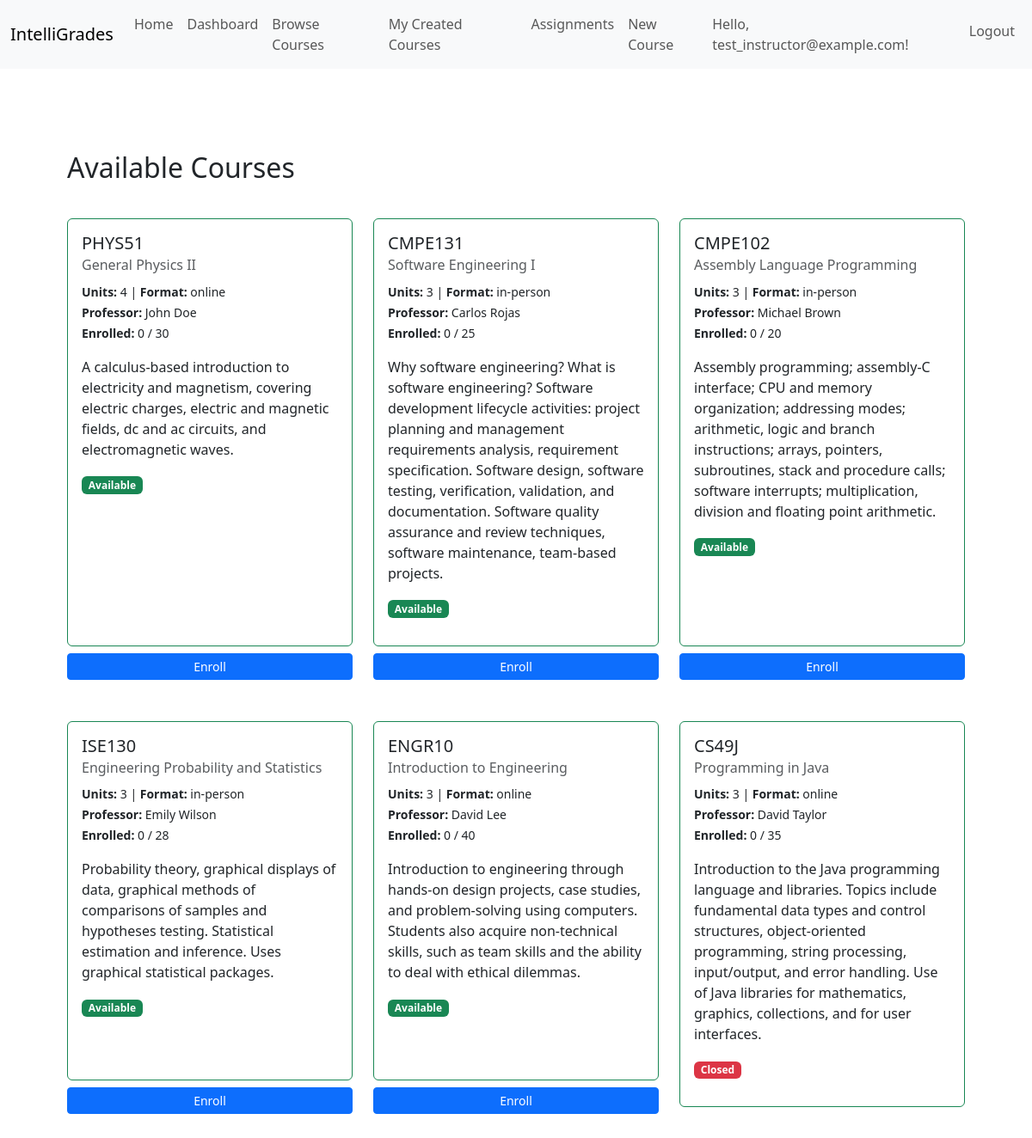
Before: /courses/ (signed in) with the older database file.
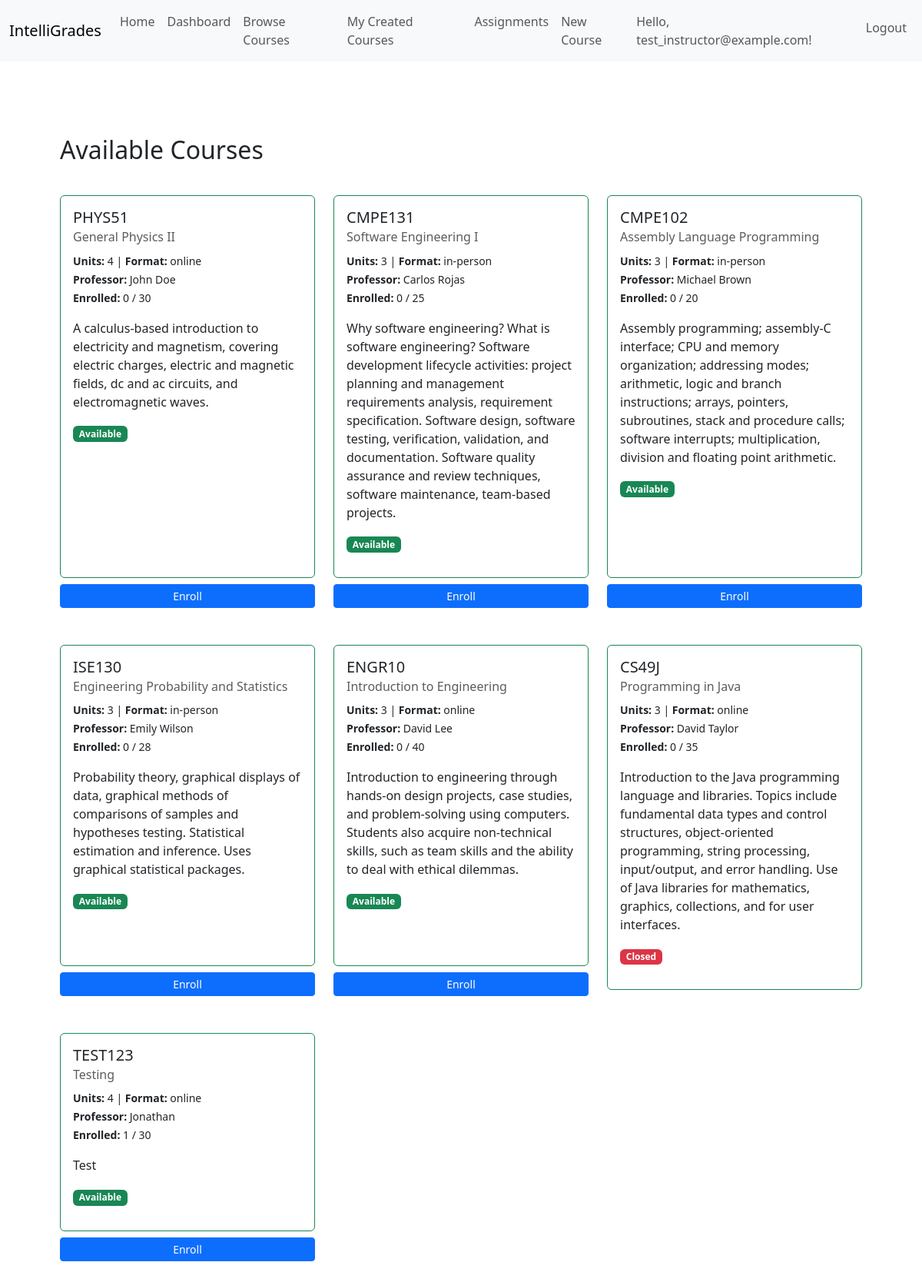
After: the same page with the newer database file.
### app/models.py (models this page shows, shortened)
class Course(db.Model):
    __tablename__ = 'courses'
    id = db.Column(db.Integer, primary_key=True)
    code = db.Column(db.String(32), unique=True, nullable=False)
    title = db.Column(db.String(128), nullable=False)
    description = db.Column(db.Text)
    credits = db.Column(db.Integer, nullable=False)  # number of units/credits
    professor = db.Column(db.String(128), nullable=True)
    professor_id = db.Column(db.Integer, db.ForeignKey('users.id'), nullable=True)
    professor_user = db.relationship(
        'User',
        foreign_keys=[professor_id],
        backref='created_courses'
    )
    availability = db.Column(db.Boolean, default=True)
    format = db.Column(db.String(32), default='online')
    max_students = db.Column(db.Integer)
    created_at = db.Column(db.DateTime, default=datetime.utcnow)
    enrollments_rel = db.relationship(
        'Enrollment',
        backref='course',
        lazy='dynamic',
        cascade='all,delete-orphan'
    )
    assignments = db.relationship(
        'Assignment',
        back_populates='course',
        lazy='dynamic',
        cascade='all,delete-orphan'
    )
    def get_student_count(self):
        return self.enrollments_rel.count()

### app/courses/routes.py (the view)
@courses_bp.route('/')
def courses_list():
    all_courses = Course.query.all()
    courses_with_status = []
    for course in all_courses:
        is_enrolled = False
        if current_user.is_authenticated:
            is_enrolled = current_user.is_enrolled_in(course)
            courses_with_status.append({
                'course': course,
                'is_enrolled': is_enrolled,
                'available_spots': course.max_students - course.get_student_count() if course.max_students else None
            })
    return render_template('courses/courses_list.html', courses=courses_with_status)

### app/__init__.py (called while the page is built)
@login_manager.user_loader
def load_user(user_id):
    return User.query.get(int(user_id))

### app/models.py (called while the page is built)
    @property
    def is_student(self):
        return self.role == self.ROLE_STUDENT

    @property
    def is_professor(self):
        return self.role == self.ROLE_PROFESSOR

    def is_enrolled_in(self, course):
        from app.models import Enrollment
        return Enrollment.query.filter_by(
            user_id=self.id,
            course_id=course.id
        ).first() is not None

### app/courses/templates/courses/courses_list.html (shortened to what this page needs)
{% extends "base.html" %} {% block body %}
<div class="container mt-5">
  <h2>Available Courses</h2>
  {% if courses %}
  <div class="row g-4 mt-3">
    {% for item in courses %}
    <div class="col-md-6 col-lg-4 d-flex flex-column">
      <a
        href="{% if item.is_enrolled %}{{ url_for('courses.course_dashboard', course_id=item.course.id) }}{% else %}{{ url_for('courses.course_detail', course_id=item.course.id) }}{% endif %}"
        class="text-decoration-none flex-grow-1"
      >
        <div class="card border-success pointer course-card h-100">
          <div class="card-body">
            <h5 class="card-title">{{ item.course.code }}</h5>
            <h6 class="card-subtitle mb-2 text-muted">
              {{ item.course.title }}
            </h6>
            <p class="card-text">
              <small>
                <strong>Units:</strong> {{ item.course.credits }} |
                <strong>Format:</strong> {{ item.course.format }}<br />
                <strong>Professor:</strong> {{ item.course.professor }}<br />
                <strong>Enrolled:</strong> {{ item.course.get_student_count() }}
                {% if item.course.max_students %} / {{ item.course.max_students
                }} {% endif %}
              </small>
            </p>
            <p class="card-text">{{ item.course.description }}</p>
            {% if item.course.availability %}
            <span class="badge bg-success">Available</span>
            {% else %}
            <span class="badge bg-danger">Closed</span>
            {% endif %}
          </div>
        </div>
      </a>
      <div class="mb-4 mt-2">
        {% if item.is_enrolled %}
        <a
          href="{{ url_for('courses.course_dashboard', course_id=item.course.id) }}"
          class="btn btn-sm btn-secondary w-100 mb-2"
        >
          View Dashboard
        </a>
        <form
          method="POST"
          action="{{ url_for('courses.drop_course', course_id=item.course.id) }}"
          style="display: inline"
        >
          <button type="submit" class="btn btn-sm btn-outline-danger w-100">
            Drop Course
          </button>
        </form>
        {% elif current_user.is_authenticated %} {% if item.course.availability
        %}
        <form
          method="POST"
          action="{{ url_for('courses.enroll_course', course_id=item.course.id) }}"
          style="display: inline"
        >
          <button type="submit" class="btn btn-sm btn-primary w-100">
            Enroll
          </button>
        </form>
        {% endif %} {% endif %}
      </div>
    </div>
    {% endfor %}
  </div>
  {% else %}
  <p class="alert alert-info mt-3">No courses available.</p>
  {% endif %}
</div>
{% endblock %}

Changed rows visible on the page:
added Course: course.code "TEST123", course "Testing", course.credits "4", course.format "online", course.professor "Jonathan", course.max_students "30", course.description "Test"
Other visible differences:
new list line: "Units: | Format: Professor: Enrolled: 1 / Available Enroll"
